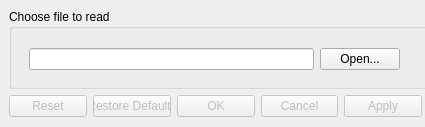
<?xml version="1.0" encoding="UTF-8"?>
<ui version="4.0">
 <class>TextToTriSurfField</class>
 <widget class="QDialog" name="TextToTriSurfField">
  <property name="geometry">
   <rect>
    <x>0</x>
    <y>0</y>
    <width>425</width>
    <height>127</height>
   </rect>
  </property>
  <property name="sizePolicy">
   <sizepolicy hsizetype="Fixed" vsizetype="Fixed">
    <horstretch>0</horstretch>
    <verstretch>0</verstretch>
   </sizepolicy>
  </property>
  <property name="minimumSize">
   <size>
    <width>425</width>
    <height>127</height>
   </size>
  </property>
  <property name="windowTitle">
   <string>Dialog</string>
  </property>
  <widget class="QDialogButtonBox" name="buttonBox">
   <property name="enabled">
    <bool>false</bool>
   </property>
   <property name="geometry">
    <rect>
     <x>9</x>
     <y>95</y>
     <width>413</width>
     <height>23</height>
    </rect>
   </property>
   <property name="orientation">
    <enum>Qt::Horizontal</enum>
   </property>
   <property name="standardButtons">
    <set>QDialogButtonBox::Apply|QDialogButtonBox::Cancel|QDialogButtonBox::Ok|QDialogButtonBox::Reset|QDialogButtonBox::RestoreDefaults</set>
   </property>
   <property name="centerButtons">
    <bool>false</bool>
   </property>
  </widget>
  <widget class="QGroupBox" name="groupBox">
   <property name="geometry">
    <rect>
     <x>9</x>
     <y>9</y>
     <width>507</width>
     <height>80</height>
    </rect>
   </property>
   <property name="title">
    <string>Choose file to read</string>
   </property>
   <widget class="QWidget" name="layoutWidget">
    <property name="geometry">
     <rect>
      <x>20</x>
      <y>30</y>
      <width>371</width>
      <height>41</height>
     </rect>
    </property>
    <layout class="QHBoxLayout" name="horizontalLayout">
     <item>
      <widget class="QLineEdit" name="fileNameLineEdit_">
       <property name="minimumSize">
        <size>
         <width>0</width>
         <height>22</height>
        </size>
       </property>
       <property name="dragEnabled">
        <bool>false</bool>
       </property>
       <property name="readOnly">
        <bool>false</bool>
       </property>
      </widget>
     </item>
     <item>
      <widget class="QPushButton" name="openFileButton_">
       <property name="text">
        <string>Open...</string>
       </property>
       <property name="checkable">
        <bool>false</bool>
       </property>
      </widget>
     </item>
    </layout>
   </widget>
  </widget>
 </widget>
 <resources/>
 <connections>
  <connection>
   <sender>buttonBox</sender>
   <signal>accepted()</signal>
   <receiver>TextToTriSurfField</receiver>
   <slot>accept()</slot>
   <hints>
    <hint type="sourcelabel">
     <x>248</x>
     <y>254</y>
    </hint>
    <hint type="destinationlabel">
     <x>157</x>
     <y>274</y>
    </hint>
   </hints>
  </connection>
  <connection>
   <sender>buttonBox</sender>
   <signal>rejected()</signal>
   <receiver>TextToTriSurfField</receiver>
   <slot>reject()</slot>
   <hints>
    <hint type="sourcelabel">
     <x>316</x>
     <y>260</y>
    </hint>
    <hint type="destinationlabel">
     <x>286</x>
     <y>274</y>
    </hint>
   </hints>
  </connection>
 </connections>
</ui>
